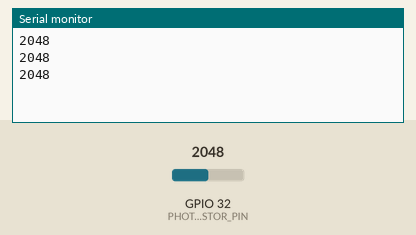
Simulated run of this sketch. Board: ESP32. Parts: the last lines printed to the serial monitor. The test bench sets the inputs (shaded band); at power-on: GPIO 32 (PHOTO_RESISTOR_PIN) = 2048.

Above: at 1.3 s.
1.4 s: GPIO 32 (PHOTO_RESISTOR_PIN) set to 2866
At 1.9 s:
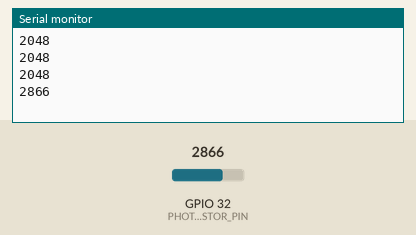
2.9 s: GPIO 32 (PHOTO_RESISTOR_PIN) set to 3603
At 3.4 s:
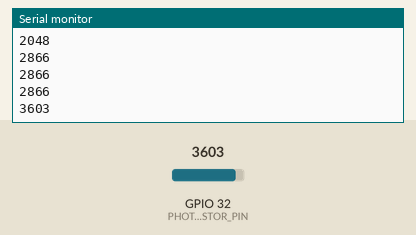
Timing chart, 0 to 5.9 s (numbered marks = the images above; inputs shaded):
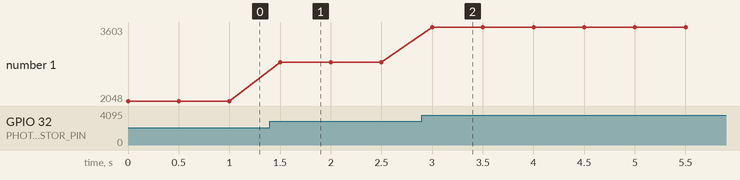

Measured:
- after the input at 1.4 s, the serial monitor: prints a new line after 0.10 s (image 1)
- after the input at 2.9 s, the serial monitor: prints a new line after 0.10 s (image 2)
- plotted number 1: 2048 → 2866 after the input at 1.4 s, 2866 → 3603 after the input at 2.9 s

The sketch:

photo_resistor_test.ino
```cpp
// cap_test: Find the threshold of the photo resistor sensor

#define PHOTO_RESISTOR_PIN 32

void setup() {
  // put your setup code here, to run once:
  Serial.begin(115200);
}

void loop() {
  // put your main code here, to run repeatedly:
  // periodically read value
  Serial.println(analogRead(PHOTO_RESISTOR_PIN));
  delay(500);
}
```
